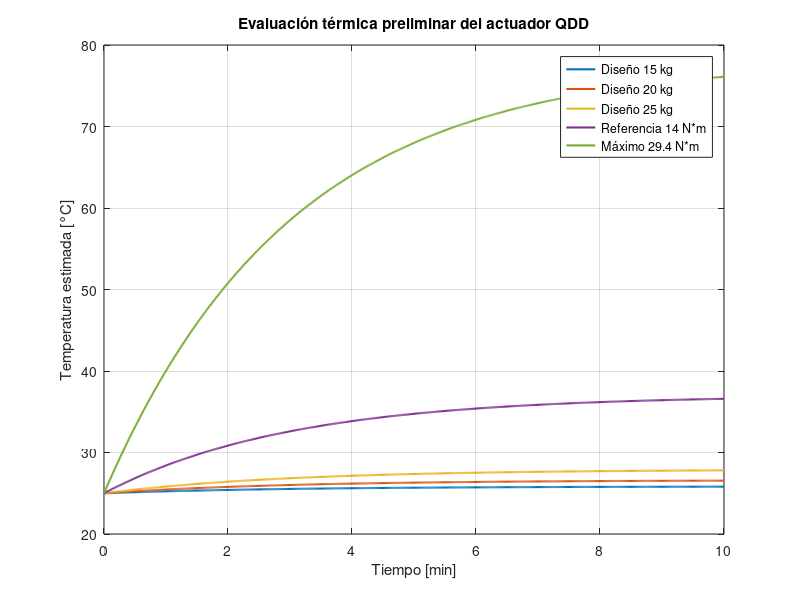

This figure's MATLAB source: (Note: this script raises an error after producing the figure.)
clear; clc; close all;

%% Evaluación térmica preliminar del actuador QDD
% Por: Mariel Valeriano

%% Datos tomados del perfil / avance
T_amb = 25;              % Temperatura ambiente [°C]
T_ref_bobina = 78;       % Temperatura superficial reportada en bobinas [°C]
Tmax_actuador = 29.4;    % Torque máximo reportado del actuador [N*m]

T_inicial = 14;          % Torque reportado con fuente de 24 V y 25 A [N*m]
I_inicial = 25;          % Corriente disponible en esa prueba [A]

masa_actuador = 0.728;   % Masa reportada del actuador [kg]

%% Resultados de tu modelo dinámico controlado
T_control_15 = 1.8486;   % Torque máximo control para 15 kg [N*m]
T_control_20 = 2.5582;   % Torque máximo control para 20 kg [N*m]
T_control_25 = 3.4465;   % Torque máximo control para 25 kg [N*m]

FS = 2;                  % Factor de seguridad
T_diseno_15 = T_control_15 * FS;
T_diseno_20 = T_control_20 * FS;
T_diseno_25 = T_control_25 * FS;

%% Estimación aproximada de constante torque-corriente
% Usando dato: 14 N*m con 25 A
Kt_aprox = T_inicial / I_inicial; % [N*m/A]

I_15 = T_diseno_15 / Kt_aprox;
I_20 = T_diseno_20 / Kt_aprox;
I_25 = T_diseno_25 / Kt_aprox;

%% Modelo térmico normalizado
% Se asume que 29.4 N*m corresponde al caso térmico alto,
% con temperatura reportada cercana a 78 °C.
% La temperatura final se escala con (T/Tmax)^2.

tau = 180;        % constante de tiempo térmica aproximada [s]
t_final = 600;    % simulación de 10 min [s]
dt = 1;
t = 0:dt:t_final;

torques = [T_diseno_15, T_diseno_20, T_diseno_25, 14, 29.4];
nombres = {'Diseño 15 kg', 'Diseño 20 kg', 'Diseño 25 kg', ...
           'Referencia 14 N*m', 'Máximo 29.4 N*m'};

T_temp = zeros(length(torques), length(t));
T_ss = zeros(length(torques), 1);

for i = 1:length(torques)

    ratio = torques(i) / Tmax_actuador;

    % Temperatura de régimen estimada
    T_ss(i) = T_amb + (T_ref_bobina - T_amb) * ratio^2;

    % Respuesta térmica de primer orden
    T_temp(i,:) = T_amb + (T_ss(i) - T_amb) * (1 - exp(-t/tau));

end

%% Gráfica térmica
figure;
plot(t/60, T_temp, 'LineWidth', 1.5);
grid on;
xlabel('Tiempo [min]');
ylabel('Temperatura estimada [°C]');
title('Evaluación térmica preliminar del actuador QDD');
legend(nombres, 'Location', 'best');

yline(60, '--', 'Referencia preventiva 60°C');
yline(78, '--', 'Temperatura reportada 78°C');

%% Tabla de resultados
T_final = T_temp(:,end);
T_max_sim = max(T_temp, [], 2);
uso_torque = (torques(:) / Tmax_actuador) * 100;

corriente_estimada = torques(:) / Kt_aprox;

tabla_termica = table(torques(:), uso_torque, corriente_estimada, ...
    T_ss, T_final(:), T_max_sim(:), ...
    'VariableNames', {'Torque_Nm', 'Uso_torque_porcentaje', ...
    'Corriente_estimada_A', 'Temperatura_regimen_C', ...
    'Temperatura_10min_C', 'Temperatura_max_C'});

disp(tabla_termica);

writetable(tabla_termica, 'resultados_termicos_qdd.xlsx');

%% Mensajes principales
fprintf('\nConstante torque-corriente aproximada Kt = %.3f N*m/A\n', Kt_aprox);
fprintf('Para el caso crítico de diseño 25 kg:\n');
fprintf('Torque de diseño = %.3f N*m\n', T_diseno_25);
fprintf('Corriente estimada = %.2f A\n', I_25);
fprintf('Temperatura estimada a 10 min = %.2f °C\n', T_final(3));
fprintf('Uso respecto al torque máximo = %.1f %%\n', uso_torque(3));
